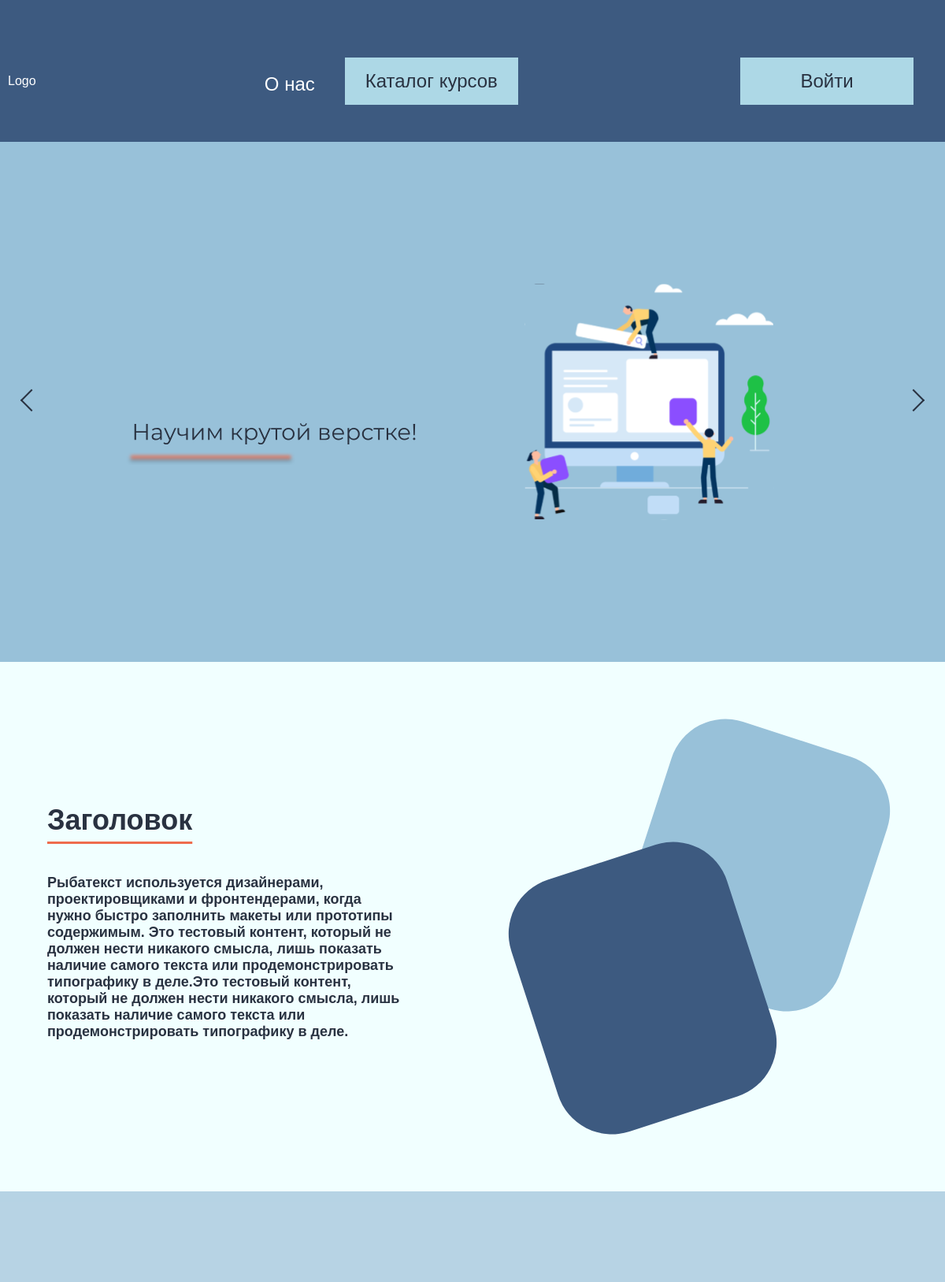
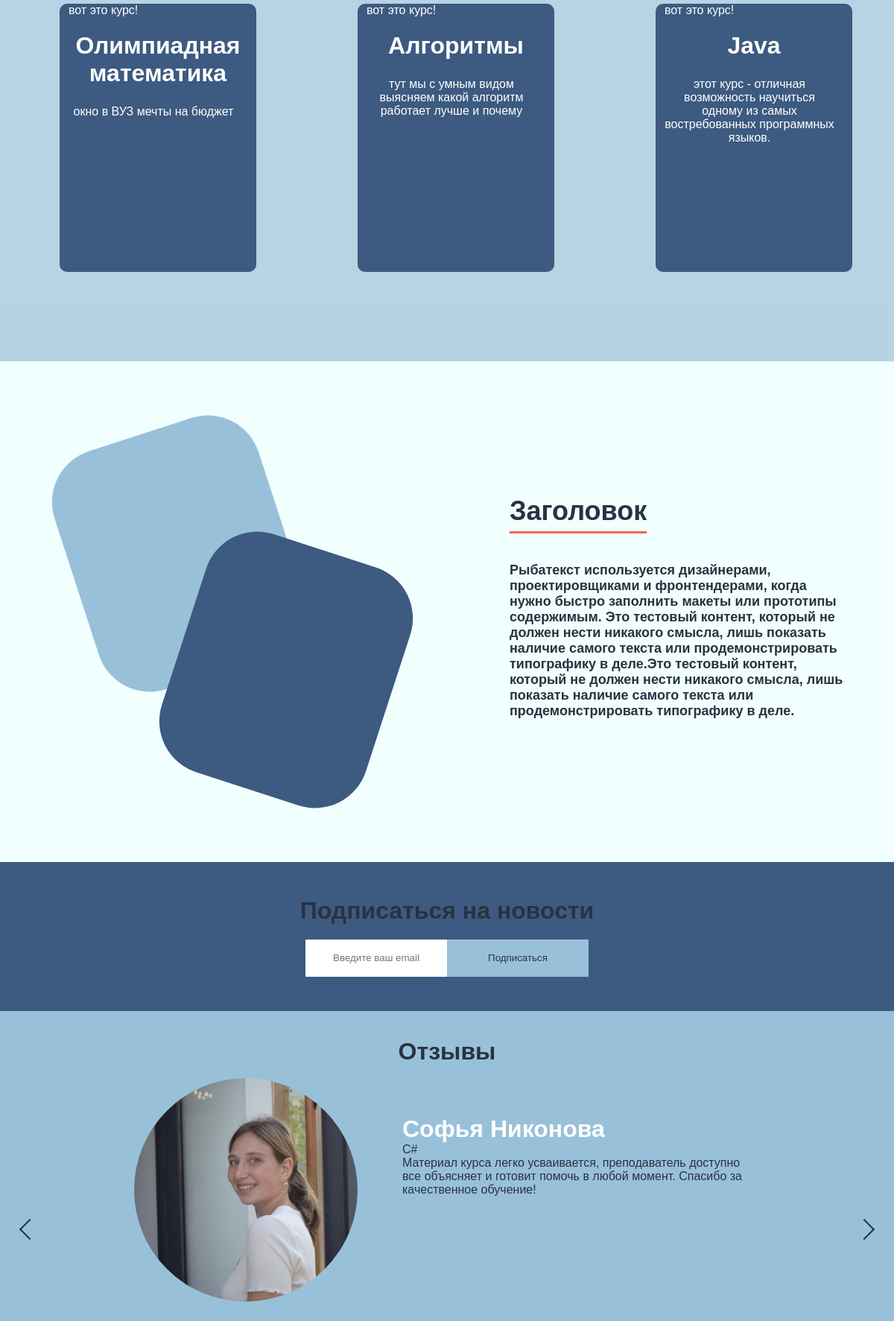
The page / (upper part) on the database its author committed (2 pictures, top to bottom).
### schedule/models.py (models this page shows, shortened)
class Course(models.Model):
    name = models.CharField(max_length=255)
    description = models.TextField(null=True)
    price = models.DecimalField(max_digits=7, decimal_places=0, null=True)
    duration_days = models.PositiveIntegerField(null=True)
    def __str__(self):
        return self.name

class Review(models.Model):
    course = models.ForeignKey(Course, on_delete=models.CASCADE, related_name='reviews')
    user = models.ForeignKey(User, on_delete=models.CASCADE)
    rating = models.PositiveIntegerField(choices=[(i, f'{i}') for i in range(1, 6)])
    description = models.TextField()
    class Meta:
        ordering = ['-rating']

### schedule/views.py (the view)
# urls.py: path('', index, name='index'),
def index(request):
    reviews = Review.objects.filter(rating=5)
    courses = Course.objects.all()
    random_courses = random.sample(list(courses), 3)
    message = ''
    if request.method == 'POST':
        form = SubscriberForm(request.POST)
        if form.is_valid():
            email = form.cleaned_data['email']
            try:
                subscriber, created = Subscriber.objects.get_or_create(email=email)
                if created:
                    subject = 'подписка на рассылку'
                    message = 'вы успешно подписались!'
                    from_email = settings.DEFAULT_FROM_EMAIL
                    send_mail(subject, message, from_email, [email], fail_silently=False,)
            except IntegrityError:
                pass
        else:
            message = 'Вы уже подписаны!'
    else:
        form = SubscriberForm()
    context = {
        'reviews': reviews,
        'random_courses': random_courses,
        'form': form,
        'message': message,
    }
    return render(request, 'schedule/index.html', context)

### schedule/forms.py
class SubscriberForm(forms.ModelForm):
    class Meta:
        model = Subscriber
        fields = ('email',)
        widgets = {
            'email': forms.EmailInput(attrs={'placeholder': 'Введите ваш email', 'class': 'subscribe'})
        }

### schedule/templates/schedule/index.html (shortened to what this page needs)
{% extends 'base.html' %}
{% load static %}
{% block style %}
    <link type="text/css" href="{% static 'css/slider.css' %}" rel="stylesheet"/>
{% endblock %}
{% block main %}
<div class="slider" id="advertisement">
    <img class="advertisementImg" src="{% static 'img/img1.svg' %}" alt="alt">
    <div class="slider_button">
        <div class="prev scroll"></div>
        <div class="next scroll"></div>
    </div>
</div>
<div class="info">
    <div class="info-text">
        <h1 class="underline">Заголовок</h1>
        <h2>Рыбатекст используется дизайнерами, проектировщиками и фронтендерами, когда нужно быстро заполнить макеты
            или прототипы содержимым. Это тестовый контент, который не должен нести никакого смысла, лишь показать
            наличие самого текста или продемонстрировать типографику в деле.Это тестовый контент, который не должен
            нести никакого смысла, лишь показать наличие самого текста или продемонстрировать типографику в деле.
        </h2>
    </div>
    <div class="rectangles">
        <div class="rectangle rectangle-right rectangle-back"></div>
        <div class="rectangle rectangle-left rectangle-front"></div>
    </div>
</div>
<div id="cards">
    {% for course in random_courses %}
        <div class="card">
            <div class="front">
                <p class="meta">вот это курс!</p>
                <h1>
                    {{ course.name }}
                </h1>
                <p>
                    {{ course.description }}
                </p>
            </div>
            <div class="back">
                <p class="meta">вот это курс!</p>
                <h1>
                </h1>
                <p>{{ course.duration_days }} продуктивных дней</p>
            </div>
        </div>
    {% endfor %}
</div>
<div class="info">
    <div>
        <div class="rectangle rectangle-left rectangle-back"></div>
        <div class="rectangle rectangle-right rectangle-front"></div>
    </div>
    <div class="info-text">
        <h1 class="underline">Заголовок</h1>
        <h2>Рыбатекст используется дизайнерами, проектировщиками и фронтендерами, когда нужно быстро заполнить макеты
            или прототипы содержимым. Это тестовый контент, который не должен нести никакого смысла, лишь показать
            наличие самого текста или продемонстрировать типографику в деле.Это тестовый контент, который не должен
            нести никакого смысла, лишь показать наличие самого текста или продемонстрировать типографику в деле.
        </h2>
    </div>
</div>
<div id="news">
    <h1>Подписаться на новости </h1>
    <form method="post" class="sub" action="{% url 'index' %}">
        {{ form.as_p }}
        <button type="submit">Подписаться</button>
    </form>
</div>
<div id="feedback" class="slider">
    <h1 class="name">Отзывы</h1>
    {% for review in reviews %}
            <div class="feedback-field">
                <div class="photo"><img src="{{ review.user.account.photo.url }}"></div>
                <div class="feedback-text">
                    <h1>{{ review.user.first_name }} {{ review.user.last_name }}</h1>
                    <p>{{ review.course }}</p>
                    <p>{{ review.description }}</p>
                </div>
            </div>
    {% endfor %}
    <div class="slider_button">
        <div class="prevFeedback scroll"></div>
        <div class="nextFeedback scroll"></div>
    </div>
</div>
{% endblock %}

### templates/base.html (shortened to what this page needs)
{% load static %}
<!DOCTYPE html>
<html lang="en">
<head>
    <link type="text/css" href="{% static 'css/custom.css' %}" rel="stylesheet"/>
    <link type="text/css" href="{% static 'css/footer.css' %}" rel="stylesheet"/>
    <link type="text/css" href="{% static 'css/header.css' %}" rel="stylesheet"/>
    <link rel="stylesheet" href="../../../static/font-awesome-4.7.0/css/font-awesome.css">
    {% block style %}{% endblock style %}
</head>
<body>
<header>
    <div class="container_header">
        <p>Logo</p>
        <div class="container_outside">
            <a href="#" class="block we">О нас</a>
            <button class="btn block">Каталог курсов</button>
        </div>
        {% if user.is_authenticated %}
            <div class="nav">
                <ul class="topmenu">
                    <li><a href="" ><img src="{{ user.account.photo.url }}" alt=""></a>
                    <ul class="submenu">
                      <li><a href="{% url 'myCourses' %}">Мои курсы</a></li>
                      <li><a href="{% url 'profile' %}">Настройки</a></li>
                      <li><a href="{% url 'logout' %}">Выйти</a></li>
                    </ul>
                    </li>
                </ul>
            </div>
        {% else %}
            <form action="{% url 'login' %}" target="_self">
                <button class="btn block enter">Войти</button>
            </form>
        {% endif %}
    </div>
</header>
{% block main %}
{% endblock main %}
</body>
</html>

### static/css/custom.css (style rules this page uses)
.info { overflow: hidden; width: 100%; height: 56vw; background-color: #F1FFFF; display: flex; flex-direction: row; justify-content: center; align-items: center; }
.info-text { margin-top: 4vw; }
.info-text h2 { margin-left: 5vw; margin-right: 5vw; color: #293241; font-size: 1.5vw; margin-bottom: 5vw; }
.info-text h1 { margin-left: 5vw; font-size: 3vw; margin-bottom: 4vw; color: #293241; text-align: left; }
.rectangle { margin-left: 8vw; margin-right: 8vw; height: 28vw; width: 24vw; border-radius: 6vw; }
.rectangle-left { background-color: #98C1D9; transform: rotate(-18deg); }
.rectangle-right { transform: rotate(18deg); margin-left: 20vw; }
.rectangle-front { background-color: #3D5A80; margin-top: -15vw; }
.rectangle-back { background-color: #98C1D9; }
#cards { overflow: hidden; display: flex; flex-direction: row; justify-content: space-around; background-color: rgb(152, 193, 217, 0.7); align-items: center; height: 50vw; width: 100%; }
.card { width: 20vw; height: 30vw; cursor: pointer; transform: translate(0%, 0%); z-index: 3; text-align: center; }
.front, .back { padding-left: 1vw; padding-right: 1vw; width: 100%; height: 100%; overflow: hidden; position: absolute; backface-visibility: hidden; -webkit-backface-visibility: hidden; transition: transform 0.9s ease; background-color: #3D5A80; border-radius: 10px; }
.front { transform: perspective(1200px) rotateY(0); }
.back { transform: perspective(1200px) rotateY(180deg); }
.card p { margin-right: 1vw; margin-bottom: 20px; }
.card h1 { margin-bottom: 2vw; }
.meta { text-align: left; }
#news { overflow: hidden; display: flex; flex-direction: column; justify-content: center; align-items: center; background-color: #3D5A80; height: 200px; width: 100%; text-align: center; }
#news h1 { color: #293241; padding-bottom: 20px; }
.sub { background-color: #006b1b; display: flex; flex-direction: row; justify-content: center; align-items: center; }
.sub input { height: 50px; width: 190px; color: #293241; text-align: center; border: none; }
.sub button { border: none; outline: none; height: 50px; width: 190px; background-color: #98C1D9; color: #293241; }

### static/css/footer.css (style rules this page uses)
.underline { text-decoration: underline; text-decoration-color: #EE6C4D; text-underline-offset: 15px; text-decoration-thickness: 3px; }

### static/css/header.css (style rules this page uses)
* { margin: 0; padding: 0; color: white; font-family: 'Montserrat', sans-serif; }
a { text-decoration: none; }
button { cursor: pointer; }
body { font-size: 1em; }
header { background-color: #3D5A80; padding: 10px; }
.container_header { display: flex; flex-direction: row; justify-content: space-between; align-items: center; margin-top: 25px; height: 135px; width: 100%; }
.container_outside { display: flex; flex-direction: row; justify-content: center; align-items: center; }
.block { display: block; margin-right: 20px; padding: 30px 30px; text-align: center; height: 60px; width: 240px; }
.btn { border: none; font-size: 24px; background-color: lightblue; padding: 7px 7px; height: 60px; width: 220px; margin-right: 30px; color: #293241; flex-shrink: 1; }
.enter { border: none; }
.we { margin-right: auto; font-size: 24px; margin-top: -20px; height: 0; width: 80px; color: white; }

### rows shown on the page
Course: name "Олимпиадная математика", description "окно в ВУЗ мечты на бюджет"
Course: name "Алгоритмы", description "тут мы с умным видом выясняем какой алгоритм работает лучше и почему"
Course: name "Java", description "этот курс - отличная возможность научиться одному из самых востребованных программных языков."
Review: user.first_name "Софья", user.last_name "Никонова", course "C#", description "Материал курса легко усваивается, преподаватель доступно все объясняет и готовит помочь в любой момент. Спасибо за качественное обучение!"
